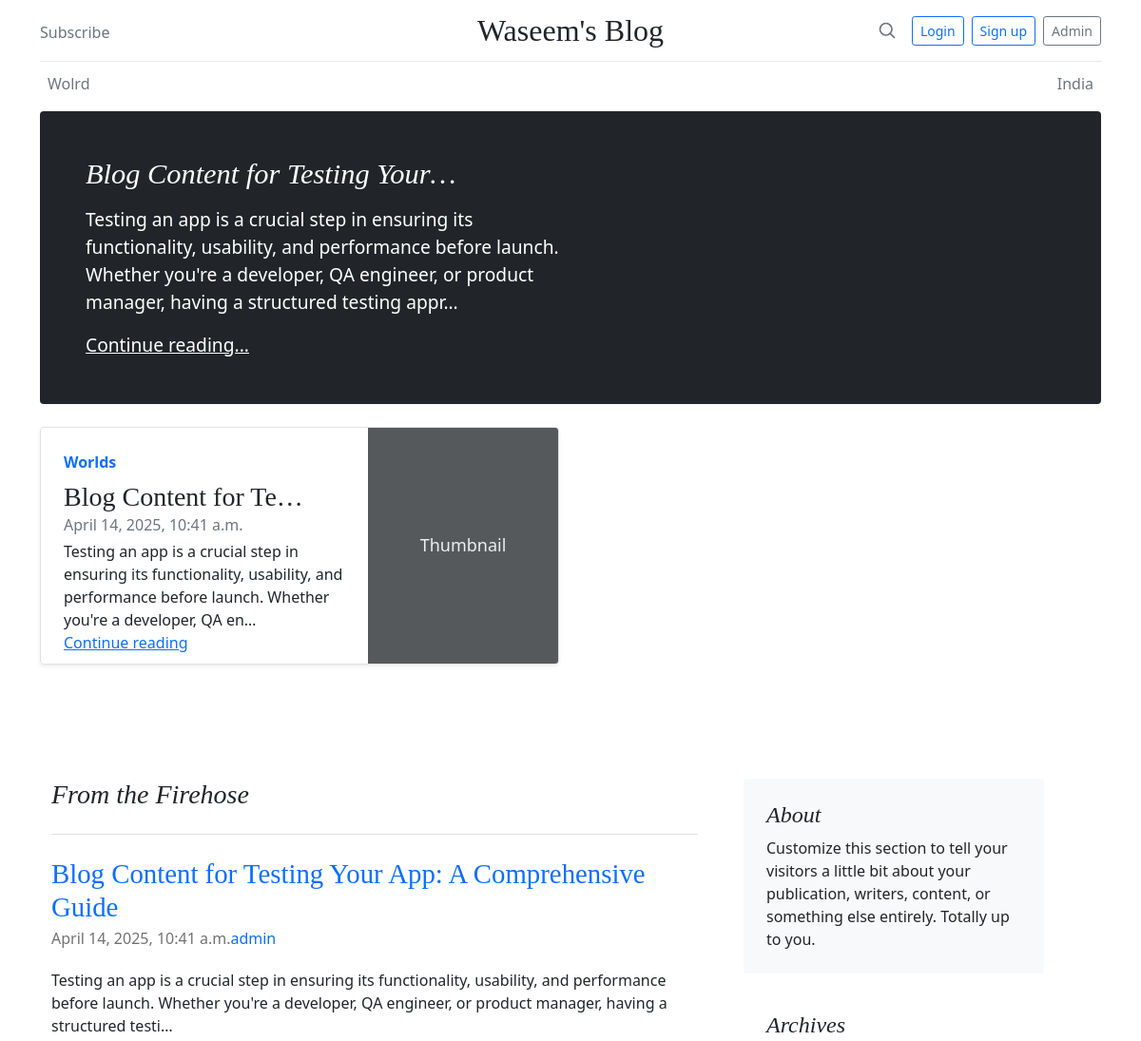
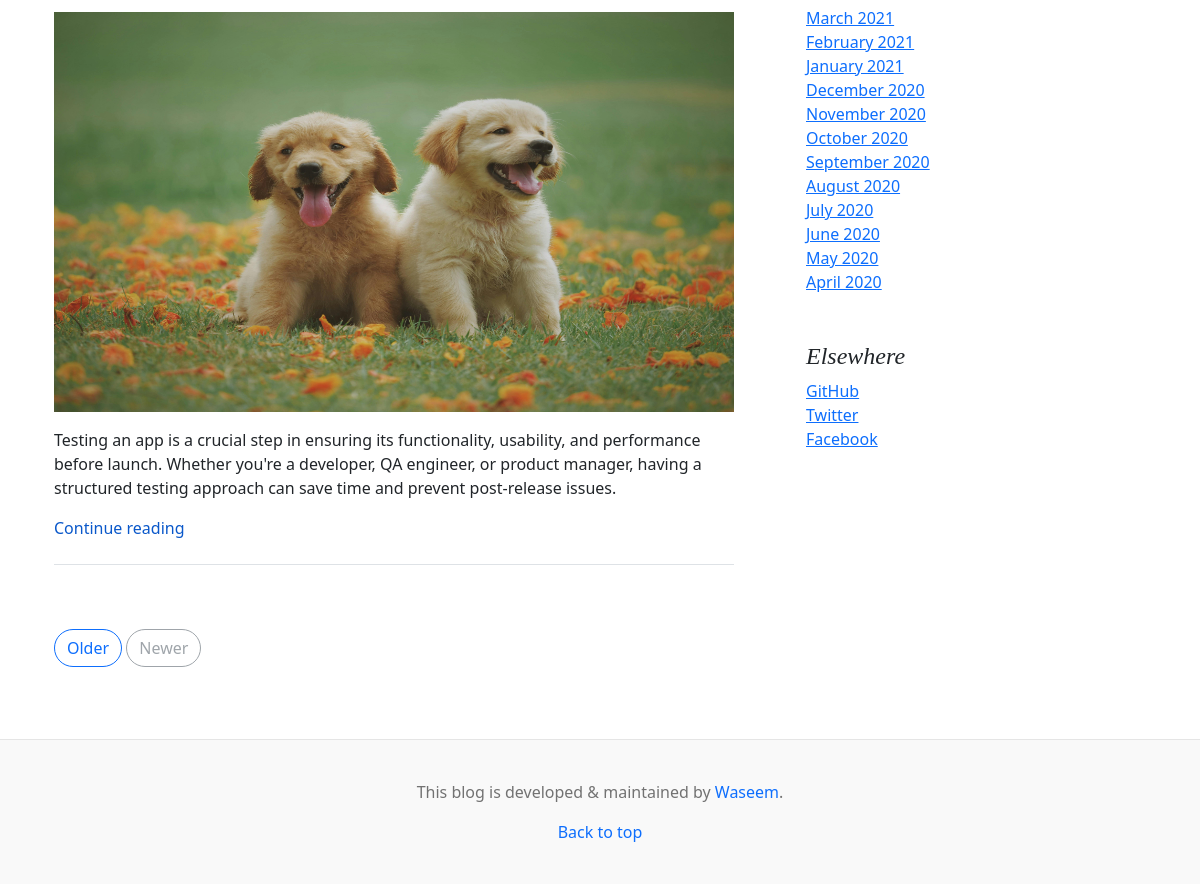
/blog/, run on an earlier commit of the app's database (2 pictures, top to bottom).
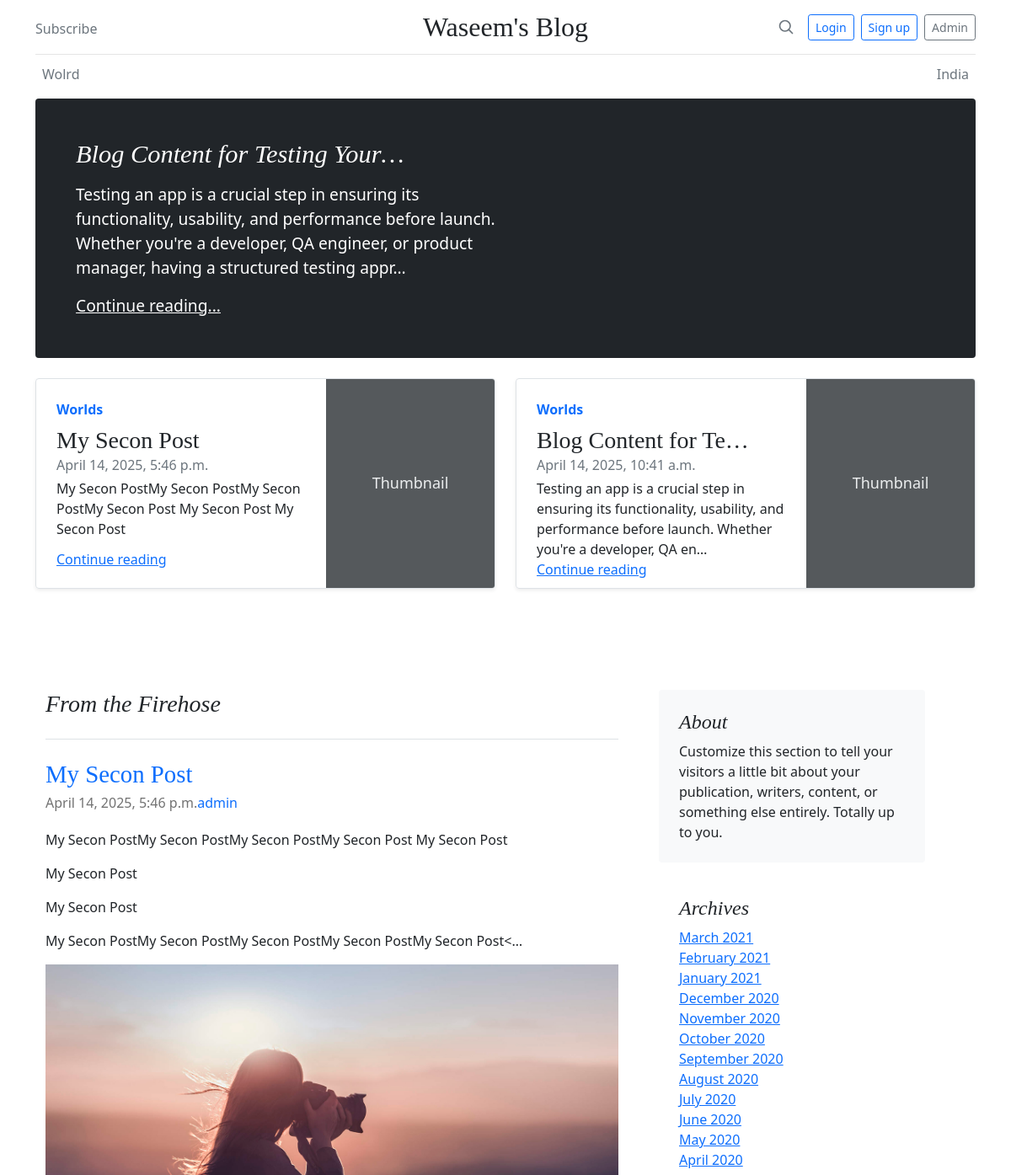
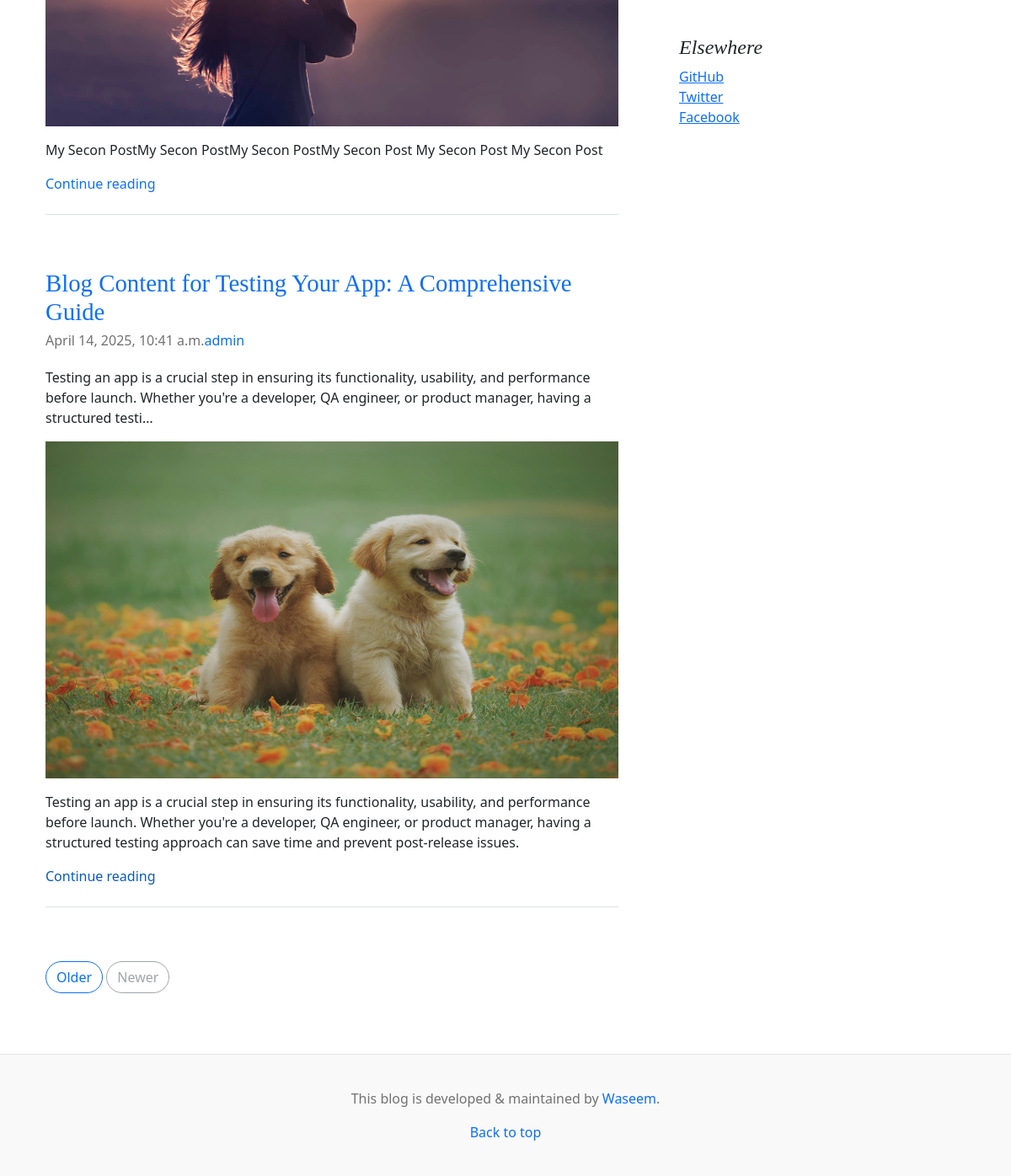
And on a later commit of the database (2 pictures, top to bottom).
### blog/models.py (models this page shows, shortened)
class Category(models.Model):
    name = models.CharField(max_length=100, unique=True)
    slug = models.SlugField(max_length=100, unique=True)
    description = models.TextField(blank=True)
    class Meta:
        verbose_name_plural = "Categories"

class Post(models.Model):
    STATUS_CHOICES = (
        ('draft', 'Draft'),
        ('published', 'Published'),
    )
    title = models.CharField(max_length=200)
    slug = models.SlugField(max_length=200, unique_for_date='publish_date')
    author = models.ForeignKey(User, on_delete=models.CASCADE, related_name='blog_posts')
    content = RichTextField(config_name='default')
    excerpt = models.TextField(blank=True, max_length=300)
    publish_date = models.DateTimeField(default=timezone.now)
    created_at = models.DateTimeField(auto_now_add=True)
    updated_at = models.DateTimeField(auto_now=True)
    status = models.CharField(max_length=10, choices=STATUS_CHOICES, default='draft')
    featured_image = models.ImageField(upload_to='blog/images/%Y/%m/%d/',blank=True, null=True,
                                        help_text="Upload a featured image for this post (recommended size: 1200x630px),",
                                        default='blog/images/default_post_image.webp' )
    featured = models.BooleanField(default=False)
    categories = models.ManyToManyField(Category, related_name='posts')
    tags = models.ManyToManyField(Tag, related_name='posts', blank=True)
    view_count = models.PositiveIntegerField(default=0)
    class Meta:
        ordering = ('-publish_date',)
    def __str__(self):
        return self.title
    def get_absolute_url(self):
        return reverse('blog:post_detail',
                       args=[
                            self.publish_date.year,
                            self.publish_date.month,
                            self.publish_date.day,
                            self.slug,
        ])

### blog/views.py (the view)
# urls.py: 2. Add a URL to urlpatterns:  path('', views.home, name='home')
def home(request):
    top_posts = Post.objects.filter(status='published').order_by('-publish_date')[:2]
    posts = Post.objects.all()
    categories = Category.objects.all()
    featured_posts = Post.objects.filter( featured = True, status = 'published', ).order_by('publish_date')[:1]
    recent_posts =  Post.objects.filter(status='published').exclude(featured=True)[:5]
    context = {
        'top_posts':top_posts,
        'posts':posts,
        'categories':categories,
        'featured_posts':featured_posts,
        'recent_posts':recent_posts,
    }
    print(featured_posts)
    return render(request, 'blog/home.html',context)

### templates/blog/home.html (shortened to what the changed rows need)
{% load static %}
<!doctype html>
<html lang="en">
  <head>
<link href="{% static 'css/Bootstrap.min.css' %}" rel="stylesheet">
    <link href="{% static 'css/blog.css' %}" rel="stylesheet">
  </head>
  <body>
    {% include '../includes/navbar.html' %}
<main class="container">
 {% include '../includes/featured.html' %}
  </div>
  <div class="row mb-2">
    {% for top_post in top_posts %}
    <div class="col-md-6">
      <div class="row g-0 border rounded overflow-hidden flex-md-row mb-4 shadow-sm h-md-250 position-relative">
        <div class="col p-4 d-flex flex-column position-static">
          <strong class="d-inline-block mb-2 text-primary">Worlds</strong>
          <h3 class="mb-0">{{top_post.title | truncatechars:20}}</h3>
          <div class="mb-1 text-muted">{{top_post.publish_date}}</div>
          <p class="card-text mb-auto">{{top_post.excerpt | truncatechars:140}}</p>
          <a href="#" class="stretched-link">Continue reading</a>
        </div>
        <div class="col-auto d-none d-lg-block">
          <svg class="bd-placeholder-img" width="200" height="250" xmlns="http://www.w3.org/2000/svg" role="img" aria-label="Placeholder: Thumbnail" preserveAspectRatio="xMidYMid slice" focusable="false">
            <title>Placeholder</title><rect width="100%" height="100%" fill="#55595c"/><text x="50%" y="50%" fill="#eceeef" dy=".3em">Thumbnail</text></svg>
        </div>
      </div>
    </div>
    {% endfor %}
  <div class="row g-5">
    <div class="col-md-8">
      {% for post in posts %}
      <article class="blog-post">
        <h2 class="blog-post-title"><a href="{{ post.get_absolute_url }}"> {{post.title | truncatechars:100}}</a></h2>
        <p class="blog-post-meta">{{post.publish_date}}<a href="#">{{post.author}}</a></p>
        <p>{{post.content | safe | truncatechars:200}}</p>
        <p>
           {% if post.featured_image %}
          <img src="{{ post.featured_image.url }}"
               alt="{{ post.title }}"
               class="img-fluid" style="width: 100%; height: 400px;" >
          {% else %}
          <img src="/media/blog/images/default.png"
               alt="Default image"
               class="img-fluid" style="max-width: 50%; height:35%;" >
          {% endif %}
        </p>
        <p>{{post.excerpt | safe}}</p>
        <a href="{{ post.get_absolute_url }}" class="stretched-link">Continue reading</a>
        <h6 class="pb-4 mb-4 fst-italic border-bottom"></h6>
      </article>
      {% endfor %}
    </div>
  </div>
</main>
  </body>
</html>

### templates/includes/navbar.html
{% load static %}
<div class="container">
    <header class="blog-header py-3">
      <div class="row flex-nowrap justify-content-between align-items-center">
        <div class="col-4 pt-1">
          <a class="link-secondary" href="#">Subscribe</a>
        </div>
        <div class="col-4 text-center">
          <a class="blog-header-logo text-dark" href="">Waseem's Blog</a>
        </div>
        <div class="col-4 d-flex justify-content-end align-items-center">
          <a class="link-secondary" href="#" aria-label="Search">
            <svg xmlns="http://www.w3.org/2000/svg" width="20" height="20" fill="none" stroke="currentColor" stroke-linecap="round" stroke-linejoin="round" stroke-width="2" class="mx-3" role="img" viewBox="0 0 24 24"><title>Search</title><circle cx="10.5" cy="10.5" r="7.5"/><path d="M21 21l-5.2-5.2"/></svg>
          </a>
          <a class="btn btn-sm btn-outline-primary me-2" href="#">Login</a>
          <a class="btn btn-sm btn-outline-primary me-2" href="#">Sign up</a>
          <a class="btn btn-sm btn-outline-secondary" href="/admin/">Admin</a>
        </div>
      </div>
    </header>
    <div class="nav-scroller py-1 mb-2">
      <nav class="nav d-flex justify-content-between">
        {% for categorie in categories %}
        <a class="p-2 link-secondary" href="#">{{categorie.name}}</a>
        {% endfor %}
      </nav>
    </div>
  </div>

### templates/includes/featured.html
{% load static %}
<div class="p-4 p-md-5 mb-4 text-white rounded bg-dark">
    {% for post in featured_posts %}
    <div class="col-md-6 px-0">
      <h1 class="display-7 fst-italic">{{post.title | truncatechars:30}}</h1>
      <p class="lead my-3">{{post.excerpt | truncatechars:200}}</p>
      <p class="lead mb-0" ><a href="{{ post.get_absolute_url }}" class="text-white ">Continue reading...</a></p>
      {% endfor %}
    </div>

What changed in the data, as far as the page shows it:
added Post: title "My Secon Post", publish_date "April 14, 2025, 5:46 p.m.", excerpt "My Secon PostMy Secon PostMy Secon PostMy Secon Post My Secon Post My Secon Post", author "admin", content "My Secon PostMy Secon PostMy Secon PostMy Secon Post My Secon Post My Secon Post My Secon Post My Secon PostMy Secon PostMy Secon PostMy Secon PostMy Secon Post<…", featured_image (picture)
